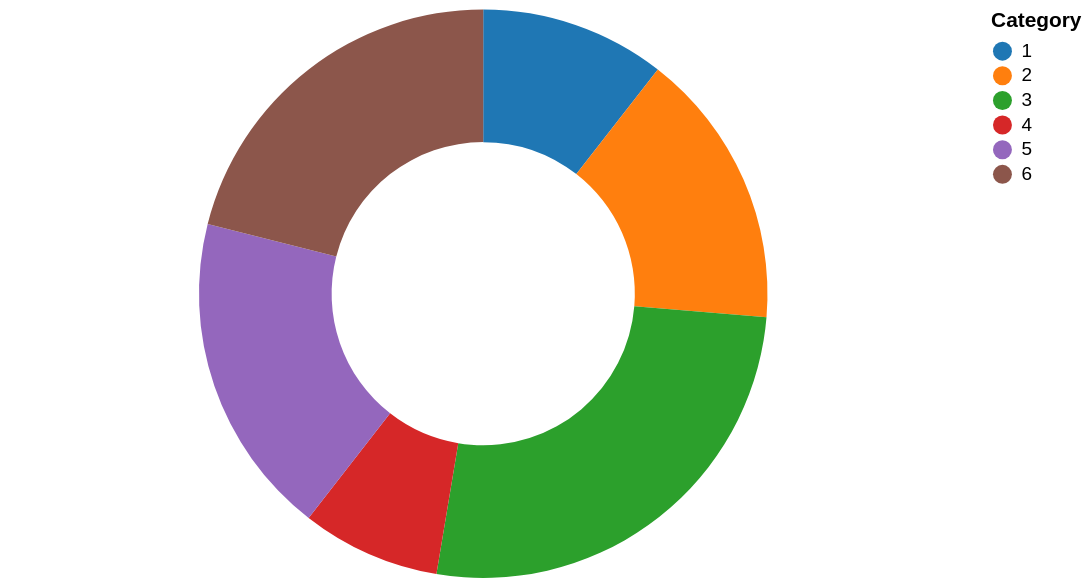

The specification (Vega-Lite) saved for this image:
### Vega-Lite specification from a JSON file in a GitHub repository (floating-point values rounded to 4 significant figures)
{"$schema": "https://vega.github.io/schema/vega-lite/v4.json", "description": "A simple pie chart with embedded data.", "width": 500, "height": 300, "resolve": {"scale": {"color": "independent"}}, "data": {"values": [{"category": 1, "value": 4}, {"category": 2, "value": 6}, {"category": 3, "value": 10}, {"category": 4, "value": 3}, {"category": 5, "value": 7}, {"category": 6, "value": 8}]}, "layer": [{"mark": {"type": "arc", "innerRadius": 80, "cornerRadius": 0, "padAngle": 0, "outerRadius": 150, "tooltip": true}, "encoding": {"theta": {"field": "value", "type": "quantitative", "stack": true}, "color": {"field": "category", "type": "nominal", "scale": {"range": ["#1f77b4", "#ff7f0e", "#2ca02c", "#d62728", "#9467bd", "#8c564b", "#e377c2", "#7f7f7f", "#bcbd22", "#17becf"]}, "legend": {"title": "Category", "orient": "right", "symbolType": "circle", "fillColor": "#ffffff"}}}}], "view": {"stroke": null}}
